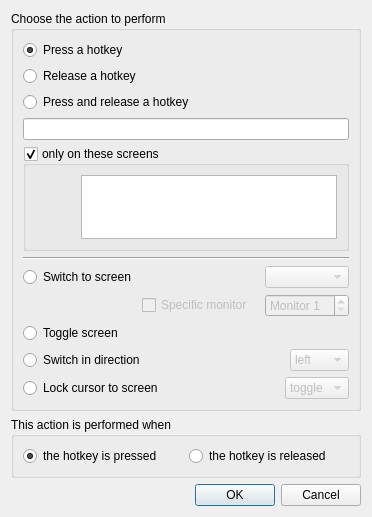
<?xml version="1.0" encoding="UTF-8"?>
<ui version="4.0">
 <class>ActionDialogBase</class>
 <widget class="QDialog" name="ActionDialogBase">
  <property name="geometry">
   <rect>
    <x>0</x>
    <y>0</y>
    <width>372</width>
    <height>484</height>
   </rect>
  </property>
  <property name="windowTitle">
   <string>Configure Action</string>
  </property>
  <layout class="QVBoxLayout">
   <item>
    <widget class="QGroupBox" name="m_pGroupType">
     <property name="title">
      <string>Choose the action to perform</string>
     </property>
     <layout class="QVBoxLayout">
      <item>
       <widget class="QRadioButton" name="m_pRadioPress">
        <property name="text">
         <string>Press a hotkey</string>
        </property>
        <property name="checked">
         <bool>true</bool>
        </property>
       </widget>
      </item>
      <item>
       <widget class="QRadioButton" name="m_pRadioRelease">
        <property name="text">
         <string>Release a hotkey</string>
        </property>
       </widget>
      </item>
      <item>
       <widget class="QRadioButton" name="m_pRadioPressAndRelease">
        <property name="text">
         <string>Press and release a hotkey</string>
        </property>
       </widget>
      </item>
      <item>
       <widget class="KeySequenceWidget" name="m_pKeySequenceWidgetHotkey">
        <property name="sizePolicy">
         <sizepolicy hsizetype="Expanding" vsizetype="Fixed">
          <horstretch>1</horstretch>
          <verstretch>0</verstretch>
         </sizepolicy>
        </property>
        <property name="minimumSize">
         <size>
          <width>256</width>
          <height>0</height>
         </size>
        </property>
        <property name="text">
         <string/>
        </property>
       </widget>
      </item>
      <item>
       <widget class="QGroupBox" name="m_pGroupBoxScreens">
        <property name="title">
         <string>only on these screens</string>
        </property>
        <property name="flat">
         <bool>true</bool>
        </property>
        <property name="checkable">
         <bool>true</bool>
        </property>
        <layout class="QHBoxLayout">
         <item>
          <spacer>
           <property name="orientation">
            <enum>Qt::Horizontal</enum>
           </property>
           <property name="sizeHint" stdset="0">
            <size>
             <width>40</width>
             <height>20</height>
            </size>
           </property>
          </spacer>
         </item>
         <item>
          <widget class="QListWidget" name="m_pListScreens">
           <property name="minimumSize">
            <size>
             <width>128</width>
             <height>64</height>
            </size>
           </property>
           <property name="selectionMode">
            <enum>QAbstractItemView::ExtendedSelection</enum>
           </property>
          </widget>
         </item>
        </layout>
       </widget>
      </item>
      <item>
       <widget class="Line" name="line">
        <property name="orientation">
         <enum>Qt::Horizontal</enum>
        </property>
       </widget>
      </item>
      <item>
       <layout class="QGridLayout">
        <item row="0" column="0">
         <widget class="QRadioButton" name="m_pRadioSwitchToScreen">
          <property name="text">
           <string>Switch to screen</string>
          </property>
         </widget>
        </item>
        <item row="0" column="1">
         <spacer>
          <property name="orientation">
           <enum>Qt::Horizontal</enum>
          </property>
          <property name="sizeHint" stdset="0">
           <size>
            <width>40</width>
            <height>20</height>
           </size>
          </property>
         </spacer>
        </item>
        <item row="0" column="2">
         <widget class="QComboBox" name="m_pComboSwitchToScreen">
          <property name="enabled">
           <bool>false</bool>
          </property>
         </widget>
        </item>
        <item row="1" column="1">
         <widget class="QCheckBox" name="m_pCheckBoxSwitchToMonitor">
          <property name="enabled">
           <bool>false</bool>
          </property>
          <property name="text">
           <string>Specific monitor</string>
          </property>
         </widget>
        </item>
        <item row="1" column="2">
         <widget class="QSpinBox" name="m_pSpinBoxSwitchToMonitor">
          <property name="enabled">
           <bool>false</bool>
          </property>
          <property name="prefix">
           <string>Monitor </string>
          </property>
          <property name="minimum">
           <number>1</number>
          </property>
          <property name="maximum">
           <number>32</number>
          </property>
         </widget>
        </item>
       </layout>
      </item>
      <item>
       <layout class="QHBoxLayout">
        <item>
         <widget class="QRadioButton" name="m_pRadioToggleScreen">
          <property name="text">
           <string>Toggle screen</string>
          </property>
         </widget>
        </item>
       </layout>
      </item>
      <item>
       <layout class="QHBoxLayout">
        <item>
         <widget class="QRadioButton" name="m_pRadioSwitchInDirection">
          <property name="text">
           <string>Switch in direction</string>
          </property>
         </widget>
        </item>
        <item>
         <spacer>
          <property name="orientation">
           <enum>Qt::Horizontal</enum>
          </property>
          <property name="sizeHint" stdset="0">
           <size>
            <width>40</width>
            <height>20</height>
           </size>
          </property>
         </spacer>
        </item>
        <item>
         <widget class="QComboBox" name="m_pComboSwitchInDirection">
          <property name="enabled">
           <bool>false</bool>
          </property>
          <item>
           <property name="text">
            <string>left</string>
           </property>
          </item>
          <item>
           <property name="text">
            <string>right</string>
           </property>
          </item>
          <item>
           <property name="text">
            <string>up</string>
           </property>
          </item>
          <item>
           <property name="text">
            <string>down</string>
           </property>
          </item>
         </widget>
        </item>
       </layout>
      </item>
      <item>
       <layout class="QHBoxLayout">
        <item>
         <widget class="QRadioButton" name="m_pRadioLockCursorToScreen">
          <property name="text">
           <string>Lock cursor to screen</string>
          </property>
         </widget>
        </item>
        <item>
         <spacer>
          <property name="orientation">
           <enum>Qt::Horizontal</enum>
          </property>
          <property name="sizeHint" stdset="0">
           <size>
            <width>40</width>
            <height>20</height>
           </size>
          </property>
         </spacer>
        </item>
        <item>
         <widget class="QComboBox" name="m_pComboLockCursorToScreen">
          <property name="enabled">
           <bool>false</bool>
          </property>
          <item>
           <property name="text">
            <string>toggle</string>
           </property>
          </item>
          <item>
           <property name="text">
            <string>on</string>
           </property>
          </item>
          <item>
           <property name="text">
            <string>off</string>
           </property>
          </item>
         </widget>
        </item>
       </layout>
      </item>
     </layout>
    </widget>
   </item>
   <item>
    <widget class="QGroupBox" name="groupBox_2">
     <property name="title">
      <string>This action is performed when</string>
     </property>
     <layout class="QHBoxLayout">
      <item>
       <widget class="QRadioButton" name="m_pRadioHotkeyPressed">
        <property name="text">
         <string>the hotkey is pressed</string>
        </property>
        <property name="checked">
         <bool>true</bool>
        </property>
       </widget>
      </item>
      <item>
       <widget class="QRadioButton" name="m_pRadioHotkeyReleased">
        <property name="text">
         <string>the hotkey is released</string>
        </property>
       </widget>
      </item>
     </layout>
    </widget>
   </item>
   <item>
    <widget class="QDialogButtonBox" name="buttonBox">
     <property name="orientation">
      <enum>Qt::Horizontal</enum>
     </property>
     <property name="standardButtons">
      <set>QDialogButtonBox::Cancel|QDialogButtonBox::Ok</set>
     </property>
    </widget>
   </item>
  </layout>
 </widget>
 <customwidgets>
  <customwidget>
   <class>KeySequenceWidget</class>
   <extends>QLineEdit</extends>
   <header>KeySequenceWidget.h</header>
  </customwidget>
 </customwidgets>
 <resources/>
 <connections>
  <connection>
   <sender>buttonBox</sender>
   <signal>accepted()</signal>
   <receiver>ActionDialogBase</receiver>
   <slot>accept()</slot>
   <hints>
    <hint type="sourcelabel">
     <x>245</x>
     <y>474</y>
    </hint>
    <hint type="destinationlabel">
     <x>157</x>
     <y>274</y>
    </hint>
   </hints>
  </connection>
  <connection>
   <sender>buttonBox</sender>
   <signal>rejected()</signal>
   <receiver>ActionDialogBase</receiver>
   <slot>reject()</slot>
   <hints>
    <hint type="sourcelabel">
     <x>313</x>
     <y>474</y>
    </hint>
    <hint type="destinationlabel">
     <x>286</x>
     <y>274</y>
    </hint>
   </hints>
  </connection>
  <connection>
   <sender>m_pGroupType</sender>
   <signal>toggled(bool)</signal>
   <receiver>m_pKeySequenceWidgetHotkey</receiver>
   <slot>setDisabled(bool)</slot>
   <hints>
    <hint type="sourcelabel">
     <x>104</x>
     <y>194</y>
    </hint>
    <hint type="destinationlabel">
     <x>110</x>
     <y>132</y>
    </hint>
   </hints>
  </connection>
  <connection>
   <sender>m_pRadioSwitchInDirection</sender>
   <signal>toggled(bool)</signal>
   <receiver>m_pKeySequenceWidgetHotkey</receiver>
   <slot>setDisabled(bool)</slot>
   <hints>
    <hint type="sourcelabel">
     <x>118</x>
     <y>322</y>
    </hint>
    <hint type="destinationlabel">
     <x>81</x>
     <y>129</y>
    </hint>
   </hints>
  </connection>
  <connection>
   <sender>m_pRadioLockCursorToScreen</sender>
   <signal>toggled(bool)</signal>
   <receiver>m_pKeySequenceWidgetHotkey</receiver>
   <slot>setDisabled(bool)</slot>
   <hints>
    <hint type="sourcelabel">
     <x>101</x>
     <y>353</y>
    </hint>
    <hint type="destinationlabel">
     <x>68</x>
     <y>126</y>
    </hint>
   </hints>
  </connection>
  <connection>
   <sender>m_pRadioPress</sender>
   <signal>toggled(bool)</signal>
   <receiver>m_pKeySequenceWidgetHotkey</receiver>
   <slot>setEnabled(bool)</slot>
   <hints>
    <hint type="sourcelabel">
     <x>48</x>
     <y>48</y>
    </hint>
    <hint type="destinationlabel">
     <x>45</x>
     <y>129</y>
    </hint>
   </hints>
  </connection>
  <connection>
   <sender>m_pRadioRelease</sender>
   <signal>toggled(bool)</signal>
   <receiver>m_pKeySequenceWidgetHotkey</receiver>
   <slot>setEnabled(bool)</slot>
   <hints>
    <hint type="sourcelabel">
     <x>135</x>
     <y>70</y>
    </hint>
    <hint type="destinationlabel">
     <x>148</x>
     <y>125</y>
    </hint>
   </hints>
  </connection>
  <connection>
   <sender>m_pRadioPressAndRelease</sender>
   <signal>toggled(bool)</signal>
   <receiver>m_pKeySequenceWidgetHotkey</receiver>
   <slot>setEnabled(bool)</slot>
   <hints>
    <hint type="sourcelabel">
     <x>194</x>
     <y>100</y>
    </hint>
    <hint type="destinationlabel">
     <x>201</x>
     <y>125</y>
    </hint>
   </hints>
  </connection>
  <connection>
   <sender>m_pRadioSwitchToScreen</sender>
   <signal>toggled(bool)</signal>
   <receiver>m_pComboSwitchToScreen</receiver>
   <slot>setEnabled(bool)</slot>
   <hints>
    <hint type="sourcelabel">
     <x>148</x>
     <y>291</y>
    </hint>
    <hint type="destinationlabel">
     <x>350</x>
     <y>290</y>
    </hint>
   </hints>
  </connection>
  <connection>
   <sender>m_pRadioSwitchInDirection</sender>
   <signal>toggled(bool)</signal>
   <receiver>m_pComboSwitchInDirection</receiver>
   <slot>setEnabled(bool)</slot>
   <hints>
    <hint type="sourcelabel">
     <x>158</x>
     <y>322</y>
    </hint>
    <hint type="destinationlabel">
     <x>350</x>
     <y>321</y>
    </hint>
   </hints>
  </connection>
  <connection>
   <sender>m_pRadioLockCursorToScreen</sender>
   <signal>toggled(bool)</signal>
   <receiver>m_pComboLockCursorToScreen</receiver>
   <slot>setEnabled(bool)</slot>
   <hints>
    <hint type="sourcelabel">
     <x>180</x>
     <y>353</y>
    </hint>
    <hint type="destinationlabel">
     <x>350</x>
     <y>352</y>
    </hint>
   </hints>
  </connection>
  <connection>
   <sender>m_pRadioPress</sender>
   <signal>toggled(bool)</signal>
   <receiver>m_pGroupBoxScreens</receiver>
   <slot>setEnabled(bool)</slot>
   <hints>
    <hint type="sourcelabel">
     <x>25</x>
     <y>47</y>
    </hint>
    <hint type="destinationlabel">
     <x>33</x>
     <y>155</y>
    </hint>
   </hints>
  </connection>
  <connection>
   <sender>m_pRadioSwitchToScreen</sender>
   <signal>toggled(bool)</signal>
   <receiver>m_pGroupBoxScreens</receiver>
   <slot>setDisabled(bool)</slot>
   <hints>
    <hint type="sourcelabel">
     <x>48</x>
     <y>278</y>
    </hint>
    <hint type="destinationlabel">
     <x>98</x>
     <y>153</y>
    </hint>
   </hints>
  </connection>
  <connection>
   <sender>m_pRadioRelease</sender>
   <signal>toggled(bool)</signal>
   <receiver>m_pGroupBoxScreens</receiver>
   <slot>setEnabled(bool)</slot>
   <hints>
    <hint type="sourcelabel">
     <x>264</x>
     <y>67</y>
    </hint>
    <hint type="destinationlabel">
     <x>241</x>
     <y>158</y>
    </hint>
   </hints>
  </connection>
  <connection>
   <sender>m_pRadioPressAndRelease</sender>
   <signal>toggled(bool)</signal>
   <receiver>m_pGroupBoxScreens</receiver>
   <slot>setEnabled(bool)</slot>
   <hints>
    <hint type="sourcelabel">
     <x>286</x>
     <y>98</y>
    </hint>
    <hint type="destinationlabel">
     <x>290</x>
     <y>156</y>
    </hint>
   </hints>
  </connection>
  <connection>
   <sender>m_pRadioSwitchInDirection</sender>
   <signal>toggled(bool)</signal>
   <receiver>m_pGroupBoxScreens</receiver>
   <slot>setDisabled(bool)</slot>
   <hints>
    <hint type="sourcelabel">
     <x>38</x>
     <y>313</y>
    </hint>
    <hint type="destinationlabel">
     <x>64</x>
     <y>195</y>
    </hint>
   </hints>
  </connection>
  <connection>
   <sender>m_pRadioLockCursorToScreen</sender>
   <signal>toggled(bool)</signal>
   <receiver>m_pGroupBoxScreens</receiver>
   <slot>setDisabled(bool)</slot>
   <hints>
    <hint type="sourcelabel">
     <x>48</x>
     <y>339</y>
    </hint>
    <hint type="destinationlabel">
     <x>79</x>
     <y>234</y>
    </hint>
   </hints>
  </connection>
  <connection>
   <sender>m_pRadioSwitchToScreen</sender>
   <signal>toggled(bool)</signal>
   <receiver>m_pKeySequenceWidgetHotkey</receiver>
   <slot>setDisabled(bool)</slot>
   <hints>
    <hint type="sourcelabel">
     <x>84</x>
     <y>280</y>
    </hint>
    <hint type="destinationlabel">
     <x>185</x>
     <y>123</y>
    </hint>
   </hints>
  </connection>
 </connections>
</ui>
